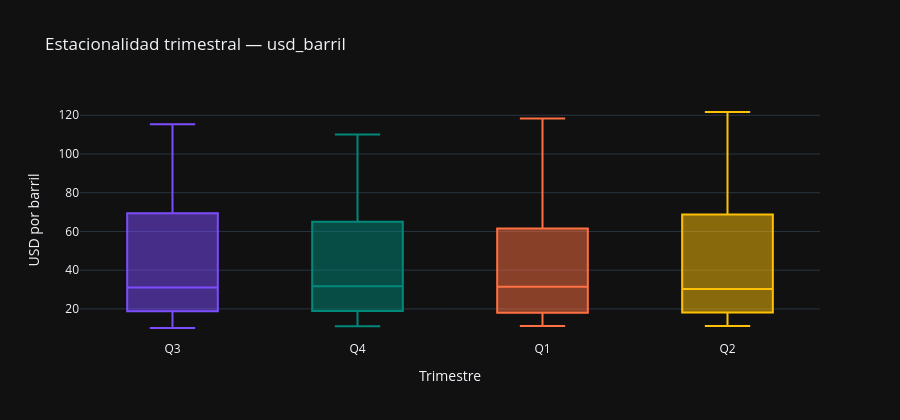

Notebook code cell kept with this figure:
### Markdown cell above
### Análisis:

La estructura de autocorrelación a frecuencia trimestral confirma el diagnóstico de los tests. En nivel, la ACF decae lentamente desde valores próximos a 1, en torno a 0,55 todavía en el lag 16, y la PACF concentra la señal en un pico dominante en el lag 1 cercano a la unidad, el patrón de un AR(1) con raíz próxima a 1 propio de una serie no estacionaria.

La primera diferencia `Δ1` es la transformación más próxima al ruido blanco: la ACF muestra un único pico modesto en el lag 1 (aproximadamente 0,25) y entra en banda a partir del lag 2, coherente con el comportamiento de cambio de precio de un activo. La diferencia interanual `Δ4` y la variación interanual porcentual presentan, en cambio, una persistencia notable: ambas parten de un lag 1 elevado (aproximadamente 0,78) y decaen de forma gradual con varios lags significativos, y sus PACF muestran un pico fuerte en el lag 1 seguido de un valor negativo en el lag 2 (en torno a -0,4), estructura característica del solapamiento que introduce el filtro interanual. Las tres son estacionarias según los tests; la `Δ1` es la más limpia, pero la variación interanual porcentual se adopta por su homocedasticidad y su interpretación económica, asumiendo la mayor persistencia que el correlograma documenta.

### Code cell
# Estacionalidad trimestral reconstruida desde y_q
if len(y_q) >= 8:
    colores_bp = ['#7C4DFF', '#00897B', '#FF7043', '#FFC107']
    df_box_q = pd.DataFrame({
        'trimestre': y_q.index.quarter.map({1: 'Q1', 2: 'Q2', 3: 'Q3', 4: 'Q4'}),
        'valor': y_q.values,
        'fecha': y_q.index.strftime('%Y-%m-%d'),
    })
    df_box_q['trimestre'] = pd.Categorical(df_box_q['trimestre'],
                                            categories=['Q1', 'Q2', 'Q3', 'Q4'], ordered=True)
    fig = px.box(
        df_box_q, x='trimestre', y='valor', color='trimestre',
        hover_data=['fecha'],
        title=f'Estacionalidad trimestral — {VAR_PRINCIPAL}',
        labels={'valor': UNIDADES, 'trimestre': 'Trimestre'},
        color_discrete_sequence=colores_bp,
    )
    fig.update_layout(showlegend=False, height=420)
    fig.show()

    medias_q = y_q.groupby(y_q.index.quarter).mean()
    cv_trimestral = medias_q.std() / medias_q.mean() * 100 if medias_q.mean() != 0 else 0
    medias_dict = {k: round(float(v), 3) for k, v in medias_q.items()}
    print('Media por trimestre:', medias_dict)
    estac = '(estacionalidad apreciable)' if cv_trimestral > 5 else '(estacionalidad leve)'
    print(f'CV entre trimestres: {cv_trimestral:.2f}% {estac}')

### Figure 1 — Plotly figure (JSON) as saved in the notebook; plotly's stock layout.template omitted (floating-point values rounded to 4 significant figures)
{"data": [{"alignmentgroup": "True", "customdata": [["1974-07-01"], ["1975-07-01"], ["1976-07-01"], ["1977-07-01"], ["1978-07-01"], ["1979-07-01"], ["1980-07-01"], ["1981-07-01"], ["1982-07-01"], ["1983-07-01"], ["1984-07-01"], ["1985-07-01"], ["1986-07-01"], ["1987-07-01"], ["1988-07-01"], ["1989-07-01"], ["1990-07-01"], ["1991-07-01"], ["1992-07-01"], ["1993-07-01"], ["1994-07-01"], ["1995-07-01"], ["1996-07-01"], ["1997-07-01"], ["1998-07-01"], ["1999-07-01"], ["2000-07-01"], ["2001-07-01"], ["2002-07-01"], ["2003-07-01"], ["2004-07-01"], ["2005-07-01"], ["2006-07-01"], ["2007-07-01"], ["2008-07-01"], ["2009-07-01"], ["2010-07-01"], ["2011-07-01"], ["2012-07-01"], ["2013-07-01"], ["2014-07-01"], ["2015-07-01"], ["2016-07-01"], ["2017-07-01"], ["2018-07-01"], ["2019-07-01"], ["2020-07-01"], ["2021-07-01"], ["2022-07-01"], ["2023-07-01"], ["2024-07-01"], ["2025-07-01"]], "hovertemplate": "Trimestre=%{x}<br>USD por barril=%{y}<br>fecha=%{customdata[0]}<extra></extra>", "legendgroup": "Q3", "marker": {"color": "#7C4DFF"}, "name": "Q3", "notched": false, "offsetgroup": "Q3", "orientation": "v", "showlegend": true, "type": "box", "x": ["Q3", "Q3", "Q3", "Q3", "Q3", "Q3", "Q3", "Q3", "Q3", "Q3", "Q3", "Q3", "Q3", "Q3", "Q3", "Q3", "Q3", "Q3", "Q3", "Q3", "Q3", "Q3", "Q3", "Q3", "Q3", "Q3", "Q3", "Q3", "Q3", "Q3", "Q3", "Q3", "Q3", "Q3", "Q3", "Q3", "Q3", "Q3", "Q3", "Q3", "Q3", "Q3", "Q3", "Q3", "Q3", "Q3", "Q3", "Q3", "Q3", "Q3", "Q3", "Q3"], "x0": " ", "xaxis": "x", "y": [10.16, 11.16, 12.75, 14.54, 14.85, 25.55, 37.82, 35.96, 34.62, 31.5, 29.13, 27.84, 13.95, 19.06, 14.36, 17.38, 26.27, 19.9, 20.1, 16.49, 16.79, 16.22, 20.88, 18.48, 12.46, 20.58, 30.75, 25.37, 26.92, 28.47, 41.36, 61.53, 69.91, 74.87, 115.3, 68.15, 76.58, 113.2, 109.6, 110.4, 102.0, 50.46, 45.82, 51.99, 75.1, 61.87, 42.92, 73.57, 100.9, 86.53, 79.97, 68.98], "y0": " ", "yaxis": "y"}, {"alignmentgroup": "True", "customdata": [["1974-10-01"], ["1975-10-01"], ["1976-10-01"], ["1977-10-01"], ["1978-10-01"], ["1979-10-01"], ["1980-10-01"], ["1981-10-01"], ["1982-10-01"], ["1983-10-01"], ["1984-10-01"], ["1985-10-01"], ["1986-10-01"], ["1987-10-01"], ["1988-10-01"], ["1989-10-01"], ["1990-10-01"], ["1991-10-01"], ["1992-10-01"], ["1993-10-01"], ["1994-10-01"], ["1995-10-01"], ["1996-10-01"], ["1997-10-01"], ["1998-10-01"], ["1999-10-01"], ["2000-10-01"], ["2001-10-01"], ["2002-10-01"], ["2003-10-01"], ["2004-10-01"], ["2005-10-01"], ["2006-10-01"], ["2007-10-01"], ["2008-10-01"], ["2009-10-01"], ["2010-10-01"], ["2011-10-01"], ["2012-10-01"], ["2013-10-01"], ["2014-10-01"], ["2015-10-01"], ["2016-10-01"], ["2017-10-01"], ["2018-10-01"], ["2019-10-01"], ["2020-10-01"], ["2021-10-01"], ["2022-10-01"], ["2023-10-01"], ["2024-10-01"], ["2025-10-01"]], "hovertemplate": "Trimestre=%{x}<br>USD por barril=%{y}<br>fecha=%{customdata[0]}<extra></extra>", "legendgroup": "Q4", "marker": {"color": "#00897B"}, "name": "Q4", "notched": false, "offsetgroup": "Q4", "orientation": "v", "showlegend": true, "type": "box", "x": ["Q4", "Q4", "Q4", "Q4", "Q4", "Q4", "Q4", "Q4", "Q4", "Q4", "Q4", "Q4", "Q4", "Q4", "Q4", "Q4", "Q4", "Q4", "Q4", "Q4", "Q4", "Q4", "Q4", "Q4", "Q4", "Q4", "Q4", "Q4", "Q4", "Q4", "Q4", "Q4", "Q4", "Q4", "Q4", "Q4", "Q4", "Q4", "Q4", "Q4", "Q4", "Q4", "Q4", "Q4", "Q4", "Q4", "Q4", "Q4", "Q4", "Q4", "Q4", "Q4"], "x0": " ", "xaxis": "x", "y": [11.12, 11.16, 13.9, 14.85, 14.85, 30.84, 36.39, 35.31, 33.79, 29.87, 27.43, 28.92, 15.51, 17.89, 13.61, 19.18, 32.49, 20.63, 19.22, 15.15, 16.53, 16.98, 23.59, 18.79, 11.19, 24.0, 29.58, 19.37, 26.84, 29.47, 44.12, 56.91, 59.67, 88.62, 54.47, 74.39, 86.44, 109.3, 110.0, 109.3, 76.25, 43.52, 49.14, 61.56, 67.44, 63.45, 44.26, 79.33, 88.67, 83.98, 74.73, 66.67], "y0": " ", "yaxis": "y"}, {"alignmentgroup": "True", "customdata": [["1975-01-01"], ["1976-01-01"], ["1977-01-01"], ["1978-01-01"], ["1979-01-01"], ["1980-01-01"], ["1981-01-01"], ["1982-01-01"], ["1983-01-01"], ["1984-01-01"], ["1985-01-01"], ["1986-01-01"], ["1987-01-01"], ["1988-01-01"], ["1989-01-01"], ["1990-01-01"], ["1991-01-01"], ["1992-01-01"], ["1993-01-01"], ["1994-01-01"], ["1995-01-01"], ["1996-01-01"], ["1997-01-01"], ["1998-01-01"], ["1999-01-01"], ["2000-01-01"], ["2001-01-01"], ["2002-01-01"], ["2003-01-01"], ["2004-01-01"], ["2005-01-01"], ["2006-01-01"], ["2007-01-01"], ["2008-01-01"], ["2009-01-01"], ["2010-01-01"], ["2011-01-01"], ["2012-01-01"], ["2013-01-01"], ["2014-01-01"], ["2015-01-01"], ["2016-01-01"], ["2017-01-01"], ["2018-01-01"], ["2019-01-01"], ["2020-01-01"], ["2021-01-01"], ["2022-01-01"], ["2023-01-01"], ["2024-01-01"], ["2025-01-01"]], "hovertemplate": "Trimestre=%{x}<br>USD por barril=%{y}<br>fecha=%{customdata[0]}<extra></extra>", "legendgroup": "Q1", "marker": {"color": "#FF7043"}, "name": "Q1", "notched": false, "offsetgroup": "Q1", "orientation": "v", "showlegend": true, "type": "box", "x": ["Q1", "Q1", "Q1", "Q1", "Q1", "Q1", "Q1", "Q1", "Q1", "Q1", "Q1", "Q1", "Q1", "Q1", "Q1", "Q1", "Q1", "Q1", "Q1", "Q1", "Q1", "Q1", "Q1", "Q1", "Q1", "Q1", "Q1", "Q1", "Q1", "Q1", "Q1", "Q1", "Q1", "Q1", "Q1", "Q1", "Q1", "Q1", "Q1", "Q1", "Q1", "Q1", "Q1", "Q1", "Q1", "Q1", "Q1", "Q1", "Q1", "Q1", "Q1"], "x0": " ", "xaxis": "x", "y": [11.16, 11.77, 13.9, 14.85, 15.52, 35.93, 37.96, 31.57, 29.76, 30.18, 27.08, 17.16, 18.15, 15.75, 17.63, 19.87, 20.68, 17.96, 18.25, 13.96, 16.87, 18.55, 21.27, 14.15, 11.34, 26.95, 25.85, 21.16, 31.44, 31.91, 47.71, 61.74, 57.73, 96.85, 44.4, 76.28, 104.9, 118.4, 112.3, 108.2, 54.06, 34.05, 53.68, 66.89, 63.04, 50.71, 60.83, 100.5, 81.12, 82.94, 75.87], "y0": " ", "yaxis": "y"}, {"alignmentgroup": "True", "customdata": [["1975-04-01"], ["1976-04-01"], ["1977-04-01"], ["1978-04-01"], ["1979-04-01"], ["1980-04-01"], ["1981-04-01"], ["1982-04-01"], ["1983-04-01"], ["1984-04-01"], ["1985-04-01"], ["1986-04-01"], ["1987-04-01"], ["1988-04-01"], ["1989-04-01"], ["1990-04-01"], ["1991-04-01"], ["1992-04-01"], ["1993-04-01"], ["1994-04-01"], ["1995-04-01"], ["1996-04-01"], ["1997-04-01"], ["1998-04-01"], ["1999-04-01"], ["2000-04-01"], ["2001-04-01"], ["2002-04-01"], ["2003-04-01"], ["2004-04-01"], ["2005-04-01"], ["2006-04-01"], ["2007-04-01"], ["2008-04-01"], ["2009-04-01"], ["2010-04-01"], ["2011-04-01"], ["2012-04-01"], ["2013-04-01"], ["2014-04-01"], ["2015-04-01"], ["2016-04-01"], ["2017-04-01"], ["2018-04-01"], ["2019-04-01"], ["2020-04-01"], ["2021-04-01"], ["2022-04-01"], ["2023-04-01"], ["2024-04-01"], ["2025-04-01"]], "hovertemplate": "Trimestre=%{x}<br>USD por barril=%{y}<br>fecha=%{customdata[0]}<extra></extra>", "legendgroup": "Q2", "marker": {"color": "#FFC107"}, "name": "Q2", "notched": false, "offsetgroup": "Q2", "orientation": "v", "showlegend": true, "type": "box", "x": ["Q2", "Q2", "Q2", "Q2", "Q2", "Q2", "Q2", "Q2", "Q2", "Q2", "Q2", "Q2", "Q2", "Q2", "Q2", "Q2", "Q2", "Q2", "Q2", "Q2", "Q2", "Q2", "Q2", "Q2", "Q2", "Q2", "Q2", "Q2", "Q2", "Q2", "Q2", "Q2", "Q2", "Q2", "Q2", "Q2", "Q2", "Q2", "Q2", "Q2", "Q2", "Q2", "Q2", "Q2", "Q2", "Q2", "Q2", "Q2", "Q2", "Q2", "Q2"], "x0": " ", "xaxis": "x", "y": [11.16, 12.17, 13.9, 14.85, 17.83, 39.44, 37.32, 34.61, 30.5, 30.32, 27.83, 13.84, 18.86, 16.13, 18.88, 16.01, 18.87, 19.99, 18.27, 15.97, 18.08, 19.49, 18.07, 13.35, 15.44, 26.83, 27.3, 25.02, 26.18, 35.4, 51.61, 69.42, 68.69, 121.7, 58.9, 78.41, 117.3, 108.6, 102.5, 109.8, 61.6, 45.53, 49.65, 74.42, 69.02, 29.44, 68.76, 113.9, 78.33, 84.71, 67.98], "y0": " ", "yaxis": "y"}], "layout": {"boxmode": "overlay", "height": 420, "legend": {"title": {"text": "Trimestre"}, "tracegroupgap": 0}, "showlegend": false, "title": {"text": "Estacionalidad trimestral — usd_barril"}, "xaxis": {"anchor": "y", "categoryarray": ["Q3", "Q4", "Q1", "Q2"], "categoryorder": "array", "domain": [0.0, 1.0], "title": {"text": "Trimestre"}}, "yaxis": {"anchor": "x", "domain": [0.0, 1.0], "title": {"text": "USD por barril"}}}}
